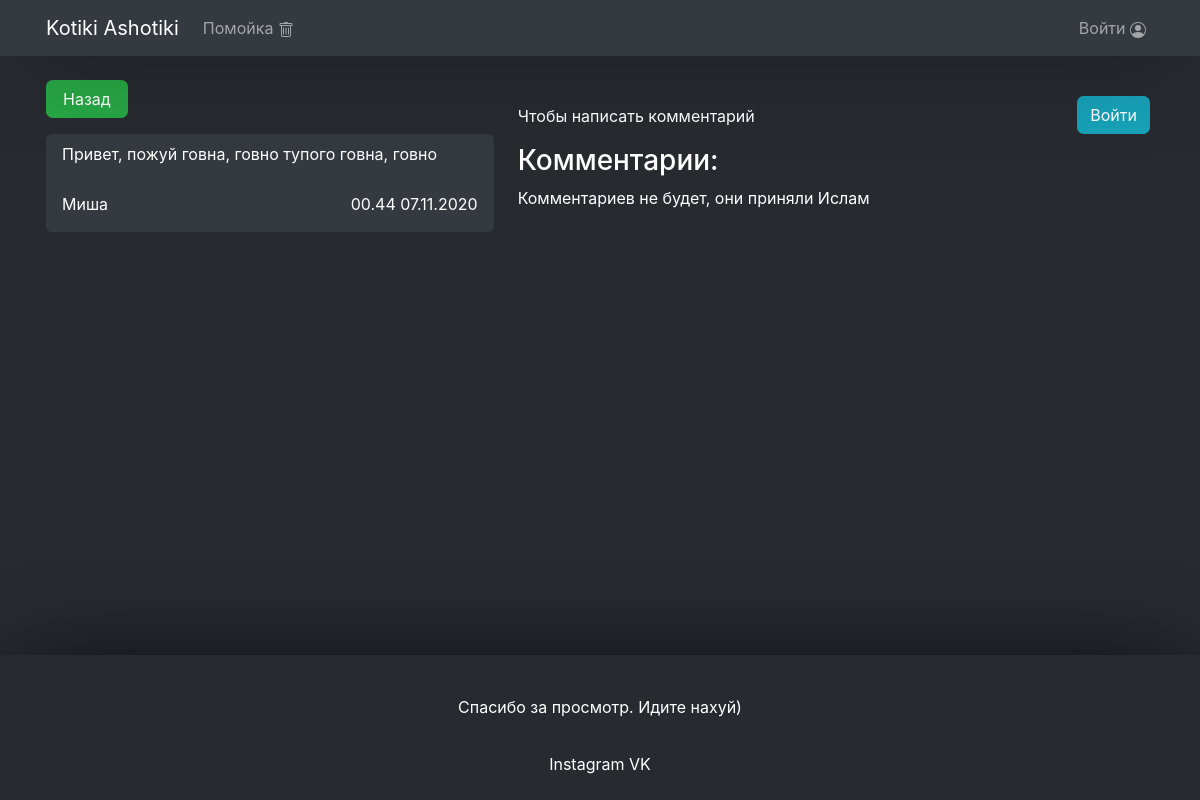
Page /msg/1 on the committed database.
### msg/models.py (models this page shows, shortened)
class Message(models.Model):
    user = models.CharField('Пользователь', max_length=120)
    text = models.CharField('Текст', max_length=10000)
    date = models.DateTimeField(auto_now_add=True)
    picture = models.CharField('Изображение', blank=True, null=True, max_length=100, default='none')
    picture_file = models.ImageField('Пикча', upload_to='msg', blank=True, max_length=200, default='none')
    BG_COLOR_CHOICE = [
        ('bg-dark', 'Темный фон'),
        ('bg-light', 'Светлый фон'),
        ('bg-primary','Фиолетовый фон'),
        ('bg-success', 'Зеленый фон'),
        ('bg-danger', 'Красный фон'),
        ('bg-warning', 'Желтый фон'),
        ('bg-info', 'Голубой фон')]
    card_bg_color_choice = models.CharField('Цвет фона', max_length=100, choices=BG_COLOR_CHOICE, default='bg-dark')
    FONT_COLOR_CHOICE = [
        ('text-white', 'Белый текст'),
        ('text-dark', 'Темный текст'),
        ('text-primary', 'Фиолетовый текст'),
        ('text-secondary', 'Серый текст'),
        ('text-warning', 'Желтый текст'),
        ('text-danger', 'Красный текст'),
        ('text-success', 'Зеленый цвет'),
        ('text-info', 'Голубой цвет')]
    card_font_color_choice = models.CharField('Цвет текста', max_length=100, choices=FONT_COLOR_CHOICE, default='text-white')
    PINNED_NEWS = [('False','no'), ('True','Pined'), ('None','Hide')]
    top = models.CharField('Pine', blank=True, null=True, max_length=100, choices=PINNED_NEWS, default='False')
    admin_news = models.BooleanField('✓', default='False')
    class Meta():
        verbose_name = 'Новость'
        verbose_name_plural = 'Новости'

### msg/views.py (the view, shortened to what this page needs)
# urls.py: path('<int:id>', views.msg_id, name="msg_id"),
def msg_id(request, id):
    message = Message.objects.filter(id=id).all()
    comments = Comment.objects.filter(new=id).all()
    form = CommentForm()
    data = {
        'message': message,
        'comments': comments,
        'form': form,
    }
    return render(request, 'msg/msg_id.html', data)

### msg/templates/msg/msg_id.html (shortened to what this page needs)
{% extends 'wrapper.html' %}
{% block static %}
  <link rel="stylesheet" href="/static/msg/css/msg.css">
{% endblock %}
{% block content %}
<div class="row">
{% for msg in message %}
	<div class="{%if msg.picture_file != 'none' or msg.picture != 'none' %}
              col-lg-7{%else%}col-lg-5{%endif%}">
    <a class="btn btn-success rounded mb-md-4 mb-lg-3
              pl-md-4 pr-md-4 pl-lg-3 pr-lg-3"
       href="/msg/#msg{{msg.id}}">
      Назад
    </a>
      <div id="msg_id"
           class="card {{ msg.card_bg_color_choice }} mb-4 p-0 rounded
                                {{ msg.card_font_color_choice }} border-0">
        <div class="card_header pt-lg-2 pb-lg-2 p-md-3">
          {{ msg.text|safe|linebreaks }}
        </div>
        <div class="card-body">
          <span class="card-text float-right">
            {{ msg.date|date:'H.i  d.m.Y' }}
          </span>
          <span class="">
            {{ msg.user }}
          </span>
        </div>
      </div>
	</div>
  <div class="{%if msg.picture_file != 'none' or msg.picture != 'none'%}
              col-lg-5{%else%}col-lg-7{%endif%}">
    <div class="mt-3">
      {% if user.is_authenticated %}
        <form method="post"
              enctype="multipart/form-data">
          {% csrf_token %}
          {{ form.text }}
          <div class="row justify-content-md-end ml-1 mr-1">
            <button class="col-md-4 col-lg-3 btn btn-success rounded"
                    type="submit">
              Отправить
            </button>
          </div>
        </form>
      {% else %}
        <div class="row justify-content-between mr-1">
          <div class="col-9 pr-0">
            <p class="mt-2">Чтобы написать комментарий</p>
          </div>
          <div class="col-2 pl-0 pr-0 text-right">
            <a class="btn btn-info rounded"
               href="{% url 'login' %}">
              Войти
            </a>
          </div>
        </div>
      {% endif %}
    </div>
    <div id="comments">
      <h3>Комментарии:
      </h3>
      {% if comments %}
        {% for m in comments %}
          <div class="mt-md-4 mt-lg-3 p-2 bg-dark text-white rounded">
            <p class="ml-md-3 ml-lg-1 mt-md-2 mt-lg-1 mb-md-2 mb-lg-0">
              {{ m.text|safe }}
            </p>
            <hr class="m-lg-2">
            <div class="row">
              <div class="col-6">
                <p class="ml-md-3 ml-lg-1 mb-0 pr-1">
                  {{ m.user.first_name }}
                </p>
              </div>
              <div class="col-6">
                <p class="mr-md-3 mr-lg-1 mb-md-2 mb-lg-0 text-right">
                  {{ m.date|date:'H.i d.m.Y' }}
                </p>
              </div>
            </div>
          </div>
        {% endfor %}
        <br>
      {% else %}
        <p>Комментариев не будет, они приняли Ислам</p>
      {% endif %}
    </div>
  </div>
{% endfor %}
</div>
{% endblock %}

### main/static/css/general.css (style rules this page uses)
html, body { height: 100%; background: #272b30; color: white; font-family: -apple-system, sans-serif; }
body { display: flex; flex-direction: column; }
a { text-decoration: none; }
.rounded { border-radius: 0.4rem!important; }

### msg/static/msg/css/msg.css (style rules this page uses)
#msg_id { text-decoration-line: none; }
#msg_id .card_header p { margin-bottom: 2px; }

### rows in the picture
Message: text "Привет, пожуй говна, говно тупого говна, говно", date "00.44 07.11.2020", user "Миша"
